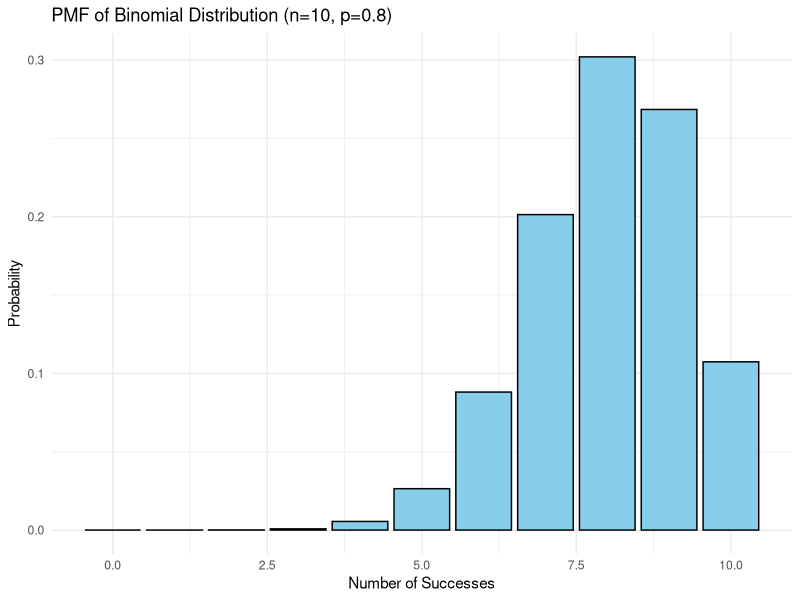
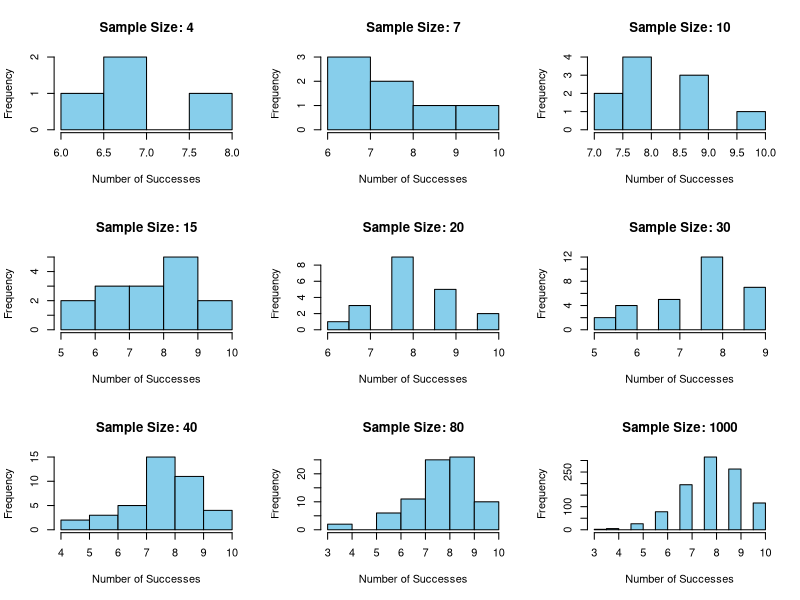
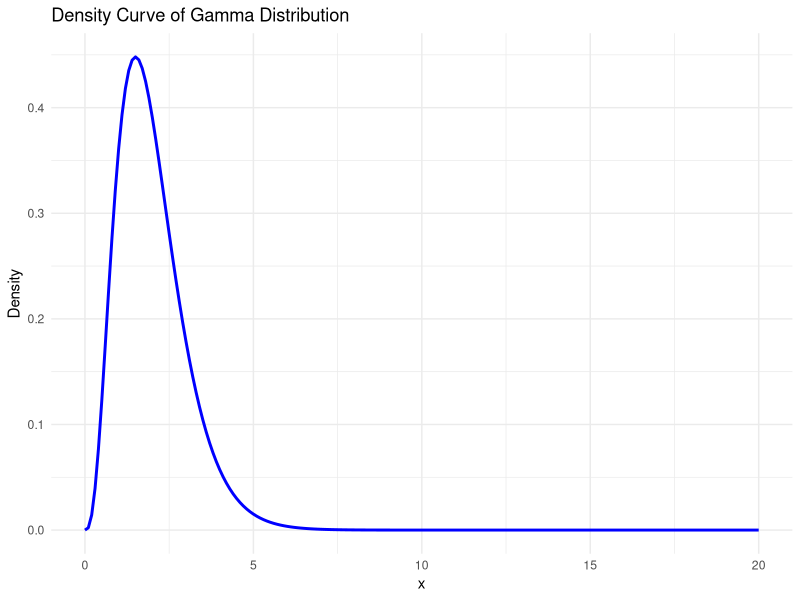
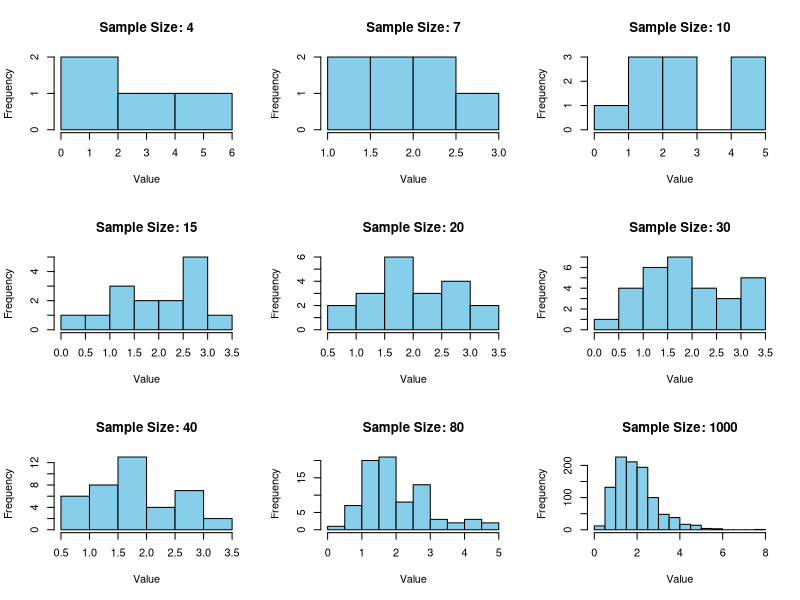
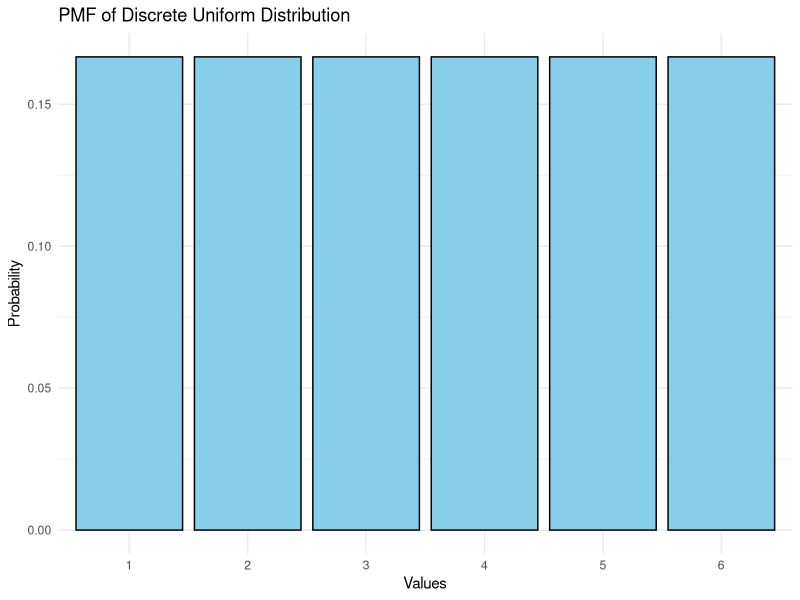
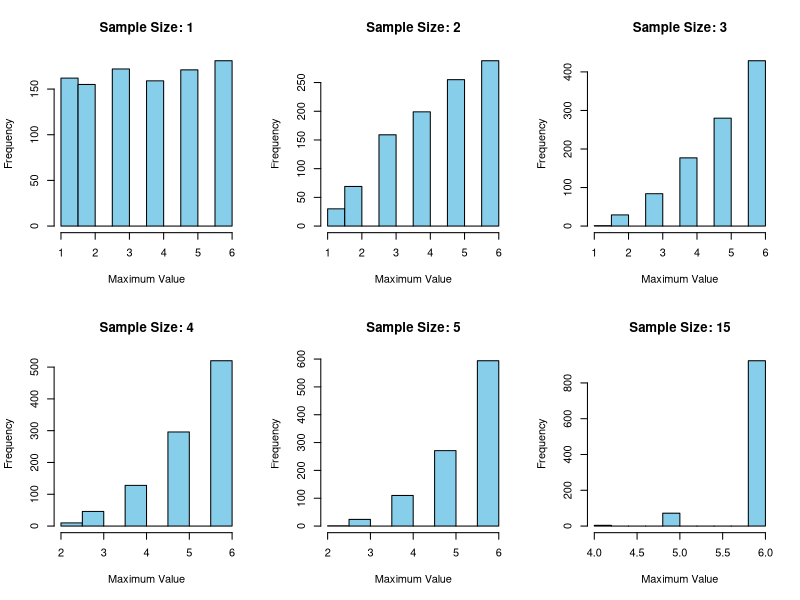
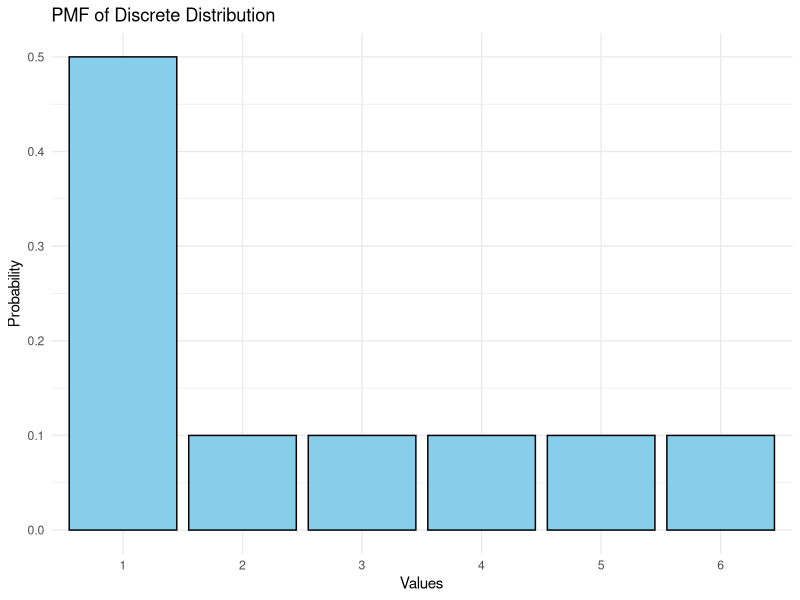
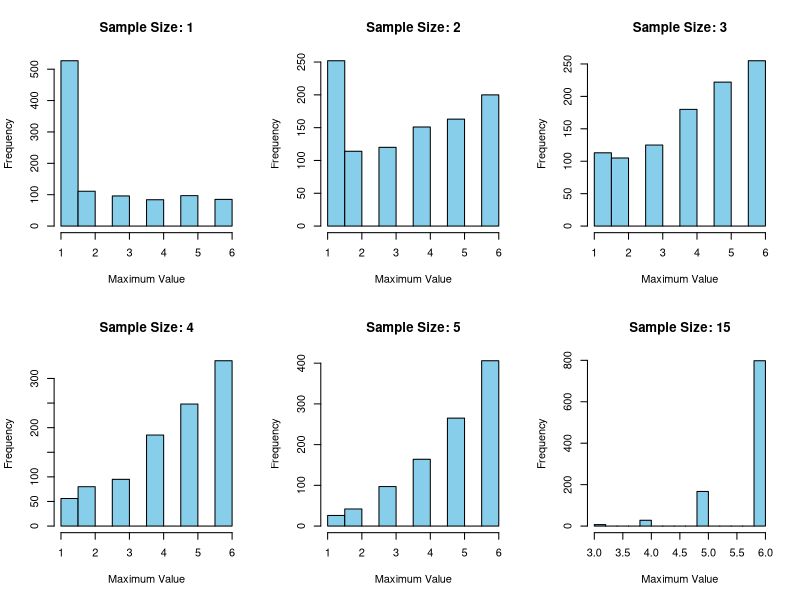

Generate these figures, in order, with R: (Note: this script raises an error after producing the figures.)
## ---- chunk 1
# Load necessary library for plotting
library(ggplot2)

# Define parameters
n <- 10
p <- 0.8

# Create a sequence of x values from 0 to n
x_values <- 0:n

# Calculate the PMF using the dbinom function
pmf_values <- dbinom(x_values, size = n, prob = p)

# Create a data frame for plotting
data <- data.frame(x = x_values, pmf = pmf_values)

# Plot the PMF
ggplot(data, aes(x = x, y = pmf)) +
  geom_bar(stat = "identity", fill = "skyblue", color = "black") +
  labs(title = "PMF of Binomial Distribution (n=10, p=0.8)",
       x = "Number of Successes",
       y = "Probability") +
  theme_minimal()

## ---- chunk 2
# Sample sizes
sample_sizes <- c(4, 7, 10, 15, 20, 30, 40, 80, 1000)

# Generate random samples and plot histograms for each sample size
par(mfrow = c(3, 3))  # Set the layout of the plots

for (i in 1:length(sample_sizes)) {
  sample_size <- sample_sizes[i]
  sample <- rbinom(sample_size, size = 10, prob = 0.8)  # Generating random samples from a Binomial distribution
  
  hist(sample, main = paste("Sample Size:", sample_size), xlab = "Number of Successes", col = "skyblue", border = "black")
}
## ---- chunk 3
# Load necessary library for plotting
library(ggplot2)

# Define parameters
alpha <- 4
beta <- 2

# Generate a sequence of x values
x_values <- seq(0, 20, by = 0.1)  # Change the range and granularity as needed

# Calculate the density values using dgamma function
density_values <- dgamma(x_values, shape = alpha, rate = beta)

# Create a data frame for plotting
data <- data.frame(x = x_values, density = density_values)

# Plot the density curve
ggplot(data, aes(x = x, y = density)) +
  geom_line(color = "blue", linewidth = 1) +
  labs(title = "Density Curve of Gamma Distribution",
       x = "x",
       y = "Density") +
  theme_minimal()


## ---- chunk 4
# Sample sizes
sample_sizes <- c(4, 7, 10, 15, 20, 30, 40, 80, 1000)

# Generate random samples and plot histograms for each sample size
par(mfrow = c(3, 3))  # Set the layout of the plots

for (i in 1:length(sample_sizes)) {
  sample_size <- sample_sizes[i]
  sample <- rgamma(sample_size, shape = 4, rate = 2)  # Generating random samples from a Gamma distribution
  
  hist(sample, main = paste("Sample Size:", sample_size), xlab = "Value", col = "skyblue", border = "black")
}

## ---- chunk 5
# Define the values of the discrete uniform random variable
values <- 1:6

# Calculate the probability mass function (since it's uniform, each value has equal probability)
prob <- rep(1/length(values), length(values))

# Create a data frame for plotting
data <- data.frame(values = values, probability = prob)

# Plot the PMF
library(ggplot2)

ggplot(data, aes(x = as.factor(values), y = probability)) +
  geom_bar(stat = "identity", fill = "skyblue", color = "black") +
  labs(title = "PMF of Discrete Uniform Distribution",
       x = "Values",
       y = "Probability") +
  theme_minimal() +
  scale_x_discrete(labels = as.character(values))

## ---- chunk 6
# Define the values of the discrete random variable
values <- 1:6

# Function to generate a random sample from a discrete uniform distribution
disc_samp <- function(n) {
  sample(values, size = n, replace = TRUE)
}

## ---- chunk 7
# Define the function to generate the sample maximum
sample_max <- function(n) {
  max(disc_samp(n))
}

# Sample sizes
sample_sizes <- c(1, 2, 3, 4, 5, 15)

# Generate the sampling distribution of sample maxima and plot histograms
par(mfrow = c(2, 3))  # Set the layout of the plots

for (size in sample_sizes) {
  max_samples <- replicate(1000, sample_max(size))  # Generating 1000 samples
  
  hist(max_samples, main = paste("Sample Size:", size),
       xlab = "Maximum Value", col = "skyblue", border = "black")
}

## ---- chunk 8
# Define the values of the discrete random variable
values <- 1:6

# Define probabilities for each value
probabilities <- c(0.5, 0.1, 0.1, 0.1, 0.1, 0.1)

# Create a data frame for plotting
data <- data.frame(values = values, probability = probabilities)

# Plot the PMF
library(ggplot2)

ggplot(data, aes(x = as.factor(values), y = probability)) +
  geom_bar(stat = "identity", fill = "skyblue", color = "black") +
  labs(title = "PMF of Discrete Distribution",
       x = "Values",
       y = "Probability") +
  theme_minimal() +
  scale_x_discrete(labels = as.character(values))

## ---- chunk 9
# Define the values of the discrete random variable
values <- 1:6

# Define probabilities for each value
probabilities <- c(0.5, 0.1, 0.1, 0.1, 0.1, 0.1)

# Function to generate a random sample from the given discrete distribution
disc_samp_1 <- function(n) {
  sample(values, size = n, replace = TRUE, prob = probabilities)
}
 
## ---- chunk 10
# Define the function to generate the sample maximum
sample_max <- function(n) {
  max(disc_samp_1(n))
}

# Sample sizes
sample_sizes <- c(1, 2, 3, 4, 5, 15)

# Set seed for reproducibility
set.seed(42)

# Generate the sampling distribution of sample maxima and plot histograms
par(mfrow = c(2, 3))  # Set the layout of the plots

for (size in sample_sizes) {
  max_samples <- replicate(1000, sample_max(size))  # Generating 1000 samples
  
  hist(max_samples, main = paste("Sample Size:", size),
       xlab = "Maximum Value", col = "skyblue", border = "black")
}

## ---- chunk 11
samp_sizes  <- c(1, 2, 3, 4, 15, 500, 1000)

par(mfrow=c(2,2))
for(size in samp_sizes){
  replicates <- replicate(10000, {
    mean(rexp(size, rate = 5))
  })
  hist(replicates, breaks = 100,
       main = paste("Samp Dist for Exp, samp size =", size ))
}
## ---- chunk 12


disc_samp <- function(n) {
  sample(1:6, n, replace=T)
}



## ---- chunk 13


# Define the function to generate the sample maximum
sample_mean <- function(n) {
  mean(disc_samp(n))
}

# Sample sizes
sample_sizes <- c(1, 2, 3, 4, 15, 500)

# Set seed for reproducibility
set.seed(42)

# Generate the sampling distribution of sample maxima and plot histograms
par(mfrow = c(2, 3))  # Set the layout of the plots




for (size in sample_sizes) {
  max_samples <- replicate(1000, sample_mean(size))  # Generating 1000 samples
  
  hist(max_samples, main = paste("Sample Size:", size), 
       xlab = "Maximum Value", col = "skyblue", border = "black")
}


## ---- chunk 14

cont_uni_samp <- function(n) {
  sample(0:1, n, replace=T)
}


## ---- chunk 15

# Define the function to generate the sample maximum
sample_mean <- function(n) {
  mean(cont_uni_samp(n))
}

# Sample sizes
sample_sizes <- c(1, 2, 3, 4, 15, 500)

# Set seed for reproducibility
set.seed(42)

# Generate the sampling distribution of sample maxima and plot histograms
par(mfrow = c(2, 3))  # Set the layout of the plots




for (size in sample_sizes) {
  max_samples <- replicate(1000, sample_mean(size))  # Generating 1000 samples
  
  hist(max_samples, main = paste("Sample Size:", size), 
       xlab = "Maximum Value", col = "skyblue", border = "black")
}
## ---- chunk 16


alpha_hat <- function(samp) {
  
  sum = 0
  len = length(samp)
  mean = mean(samp)

  for(i in samp){
    sum = sum + (i^2) - mean^2
    
  }
  
  return(mean^2/((1/len) * (sum)))
  
}

beta_hat <- function(samp){
  
  sum = 0
  len = length(samp)
  mean = mean(samp)

  for(i in samp){
    sum = sum + (i^2) - mean^2
    
  }
  
  return(((1/len) * (sum))/mean)
  
  
  
}

## ---- chunk 17

alpha_results <- replicate(10000, {
  samp<- rgamma(30,shape = 2, scale = 4)
  alpha_hat(samp)
})

var_emp_a <- var(alpha_results)
bias_emp_a <- mean(alpha_results) - 2

cat("Variance for alpha ",var_emp_a)
cat("\n")
cat("Bias for alpha ", bias_emp_a)
cat("\n")



beta_results <- replicate(10000, {
  samp<- rgamma(30,shape = 2, scale = 4)
  beta_hat(samp)
})

var_emp <- var(beta_results)
bias_emp <- mean(beta_results) - 4

cat("Variance for beta ",var_emp)
cat("\n")
cat("Bias for beta ", bias_emp)



## ---- chunk 18

alpha_results <- replicate(10000, {
  samp<- rgamma(30,shape = 2, scale = 4)
  alpha_hat(samp)
})



MSE_emp_a <- mean((alpha_results - 2)^2)
cat ("MSE of alpha ", MSE_emp_a)
cat("\n")              



beta_results <- replicate(10000, {
  samp<- rgamma(30,shape = 2, scale = 4)
  beta_hat(samp)
})

MSE_emp <- mean((beta_results - 4)^2)
cat ("MSE of beta ", MSE_emp)
                

## ---- chunk 19
MSE_emp_a - (var_emp_a + (bias_emp_a))
MSE_emp - (var_emp + bias_emp)





## ---- chunk 20

sample_mean <- function(n) {
  mean(n)^(2)
}




## ---- chunk 21

theta_estimates <- replicate(num_replicates, {
  sample_data <- rnorm(15, mean = 5, sd = 1.5)
  sample_mean(sample_data)
})


var_emp <- var(theta_estimates)
bias_emp <- mean(theta_estimates) - mu^2

cat("Empirical Variance of theta_hat:", var_emp)
cat("\n")
cat("Empirical Bias of theta_hat:", bias_emp)
cat("\n")



## ---- chunk 22

theta_estimates <- replicate(1000, {
  sample_data <- rnorm(15, mean = 5, sd = 1.5)
  sample_mean(sample_data)
})


true_value <- mu^2
MSE_emp <- mean((theta_estimates - true_value)^2)

cat("Mean Squared Error of theta_hat:", MSE_emp, "\n")

## ---- chunk 23

MSE_emp - (var_emp + (bias_emp)^2)
